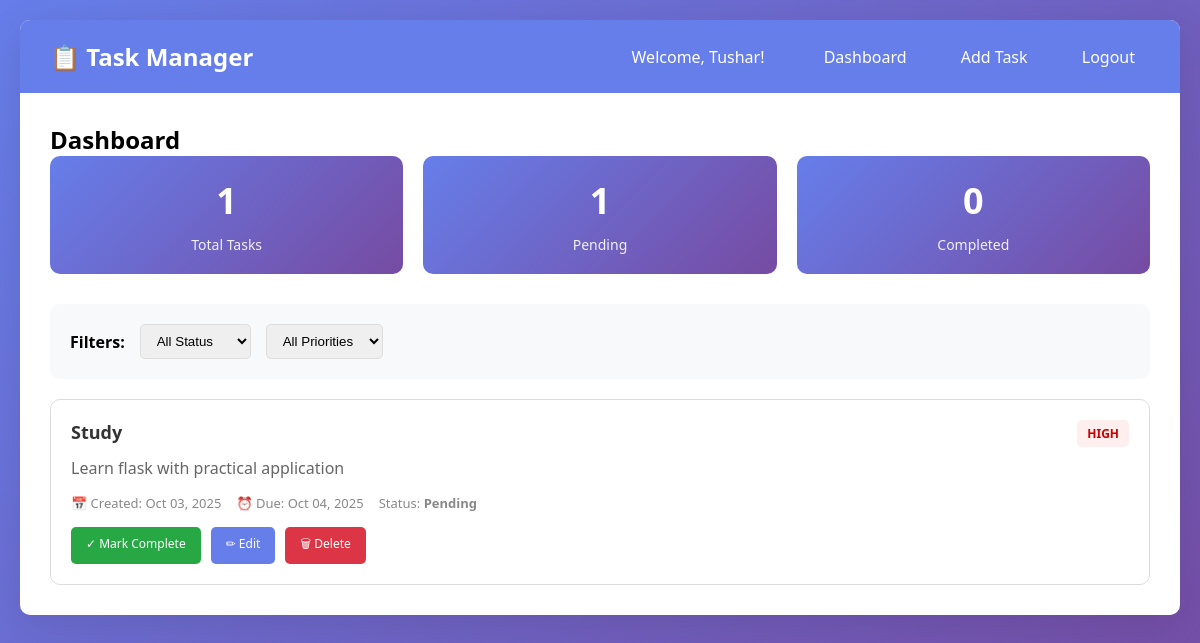
The page /dashboard (signed in) on the database its author committed.
### app.py (models this page shows)
class Task(db.Model):
    id = db.Column(db.Integer, primary_key=True)
    title = db.Column(db.String(200), nullable=False)
    description = db.Column(db.Text)
    priority = db.Column(db.String(20), default='medium')
    status = db.Column(db.String(20), default='pending')
    due_date = db.Column(db.DateTime)
    created_at = db.Column(db.DateTime, default=datetime.utcnow)
    user_id = db.Column(db.Integer, db.ForeignKey('user.id'), nullable=False)

### app.py (the view)
@app.route('/dashboard')
@login_required
def dashboard():
    filter_status = request.args.get('status', 'all')
    filter_priority = request.args.get('priority', 'all')
    query = Task.query.filter_by(user_id=session['user_id'])
    if filter_status != 'all':
        query = query.filter_by(status=filter_status)
    if filter_priority != 'all':
        query = query.filter_by(priority=filter_priority)
    tasks = query.order_by(Task.created_at.desc()).all()
    total_tasks = Task.query.filter_by(user_id=session['user_id']).count()
    completed_tasks = Task.query.filter_by(user_id=session['user_id'], status='completed').count()
    pending_tasks = Task.query.filter_by(user_id=session['user_id'], status='pending').count()
    return render_template('dashboard.html', tasks=tasks, total_tasks=total_tasks,
                         completed_tasks=completed_tasks, pending_tasks=pending_tasks,
                         filter_status=filter_status, filter_priority=filter_priority)

### app.py (called while the page is built)
def login_required(f):
    @wraps(f)
    def decorated_function(*args, **kwargs):
        if 'user_id' not in session:
            flash('Please log in to access this page.', 'warning')
            return redirect(url_for('login'))
        return f(*args, **kwargs)
    return decorated_function

### templates/dashboard.html (shortened to what this page needs)
{% extends "base.html" %}
{% block content %}
<h2>Dashboard</h2>
<div class="stats-container">
    <div class="stat-card">
        <h3>{{ total_tasks }}</h3>
        <p>Total Tasks</p>
    </div>
    <div class="stat-card">
        <h3>{{ pending_tasks }}</h3>
        <p>Pending</p>
    </div>
    <div class="stat-card">
        <h3>{{ completed_tasks }}</h3>
        <p>Completed</p>
    </div>
</div>
<div class="filters">
    <span style="font-weight: 600;">Filters:</span>
    <form method="GET" style="display: flex; gap: 15px; flex-wrap: wrap; align-items: center;">
        <select name="status" onchange="this.form.submit()">
            <option value="all" {% if filter_status == 'all' %}selected{% endif %}>All Status</option>
        </select>
        <select name="priority" onchange="this.form.submit()">
            <option value="all" {% if filter_priority == 'all' %}selected{% endif %}>All Priorities</option>
        </select>
    </form>
</div>
{% if tasks %}
<div class="task-list">
    {% for task in tasks %}
    <div class="task-card {% if task.status == 'completed' %}status-completed{% endif %}">
        <div class="task-header">
            <div class="task-title">{{ task.title }}</div>
            <span class="task-priority priority-{{ task.priority }}">{{ task.priority.upper() }}</span>
        </div>
        {% if task.description %}
        <div class="task-description">{{ task.description }}</div>
        {% endif %}
        <div class="task-meta">
            <span>📅 Created: {{ task.created_at.strftime('%b %d, %Y') }}</span>
            {% if task.due_date %}
            <span>⏰ Due: {{ task.due_date.strftime('%b %d, %Y') }}</span>
            {% endif %}
            <span>Status: <strong>{{ task.status.capitalize() }}</strong></span>
        </div>
        <div class="task-actions">
            <a href="{{ url_for('toggle_task', task_id=task.id) }}" class="btn btn-success">
                {% if task.status == 'pending' %}✓ Mark Complete{% else %}↩ Mark Pending{% endif %}
            </a>
            <a href="{{ url_for('edit_task', task_id=task.id) }}" class="btn btn-primary">✏ Edit</a>
            <a href="{{ url_for('delete_task', task_id=task.id) }}"
               class="btn btn-danger"
               onclick="return confirm('Are you sure you want to delete this task?')">🗑 Delete</a>
        </div>
    </div>
    {% endfor %}
</div>
{% else %}
<div class="empty-state">
    <h3>No tasks found</h3>
    <p>Start by adding your first task!</p>
    <a href="{{ url_for('add_task') }}" class="btn btn-primary" style="margin-top: 20px;">Add Task</a>
</div>
{% endif %}
{% endblock %}

### templates/base.html (shortened to what this page needs)
<!DOCTYPE html>
<html lang="en">
<head>
</head>
<body>
    <div class="container">
        {% if session.user_id %}
        <div class="navbar">
            <h1>📋 Task Manager</h1>
            <div>
                <span style="margin-right: 20px;">Welcome, {{ session.username }}!</span>
                <a href="{{ url_for('dashboard') }}">Dashboard</a>
                <a href="{{ url_for('add_task') }}">Add Task</a>
                <a href="{{ url_for('logout') }}">Logout</a>
            </div>
        </div>
        {% endif %}
        <div class="content">
            {% block content %}{% endblock %}
        </div>
    </div>
</body>
</html>

### templates/base.html (style rules this page uses)
* { margin: 0; padding: 0; box-sizing: border-box; }
body { font-family: 'Segoe UI', Tahoma, Geneva, Verdana, sans-serif; background: linear-gradient(135deg, #667eea 0%, #764ba2 100%); min-height: 100vh; padding: 20px; }
.container { max-width: 1200px; margin: 0 auto; background: white; border-radius: 10px; box-shadow: 0 10px 40px rgba(0,0,0,0.1); overflow: hidden; }
.navbar { background: #667eea; color: white; padding: 20px 30px; display: flex; justify-content: space-between; align-items: center; }
.navbar h1 { font-size: 24px; }
.navbar a { color: white; text-decoration: none; margin-left: 20px; padding: 8px 15px; border-radius: 5px; transition: background 0.3s; }
.content { padding: 30px; }
.btn { padding: 10px 20px; border: none; border-radius: 5px; cursor: pointer; text-decoration: none; display: inline-block; transition: all 0.3s; font-size: 14px; }
.btn-primary { background: #667eea; color: white; }
.btn-success { background: #28a745; color: white; }
.btn-danger { background: #dc3545; color: white; }

### templates/dashboard.html (style rules this page uses)
.stats-container { display: grid; grid-template-columns: repeat(auto-fit, minmax(200px, 1fr)); gap: 20px; margin-bottom: 30px; }
.stat-card { background: linear-gradient(135deg, #667eea 0%, #764ba2 100%); color: white; padding: 20px; border-radius: 10px; text-align: center; }
.stat-card h3 { font-size: 36px; margin-bottom: 10px; }
.stat-card p { font-size: 14px; opacity: 0.9; }
.filters { background: #f8f9fa; padding: 20px; border-radius: 10px; margin-bottom: 20px; display: flex; gap: 15px; flex-wrap: wrap; align-items: center; }
.filters select { padding: 8px 12px; border: 1px solid #ddd; border-radius: 5px; }
.task-list { display: grid; gap: 15px; }
.task-card { border: 1px solid #ddd; border-radius: 10px; padding: 20px; background: white; transition: all 0.3s; }
.task-header { display: flex; justify-content: space-between; align-items: start; margin-bottom: 10px; }
.task-title { font-size: 18px; font-weight: 600; color: #333; flex: 1; }
.task-priority { padding: 5px 10px; border-radius: 5px; font-size: 12px; font-weight: 600; }
.priority-high { background: #fee; color: #c00; }
.task-description { color: #666; margin-bottom: 15px; }
.task-meta { display: flex; gap: 15px; font-size: 13px; color: #888; margin-bottom: 15px; }
.task-actions { display: flex; gap: 10px; flex-wrap: wrap; }
.task-actions .btn { font-size: 12px; padding: 8px 15px; }

### rows shown on the page
Task: title "Study", priority "HIGH", description "Learn flask with practical application", created_at "Oct 03, 2025", due_date "Oct 04, 2025", status "Pending", shows "✓ Mark Complete"

### other values the page prints
{{ session.username }} "Tushar"
{{ total_tasks }} "1"
{{ pending_tasks }} "1"
{{ completed_tasks }} "0"
